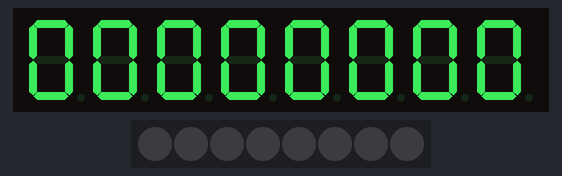
The sketch below on a simulated Arduino Uno, built with avr-gcc and run on an emulated ATmega328P. Parts: 8-digit seven-segment display, 8 RGB LEDs in strip order, left to right.

Above: at 0.1 s.
At 4.92 s:
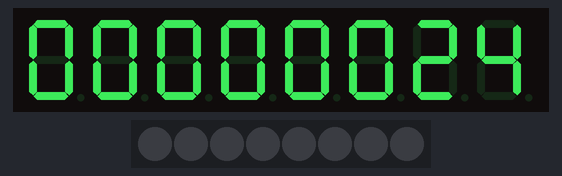
At 9.95 s:
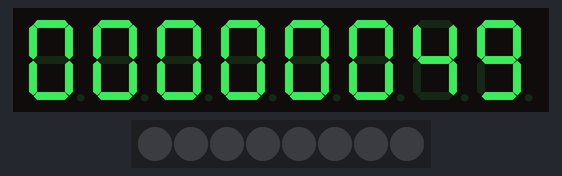
At 19.8 s:
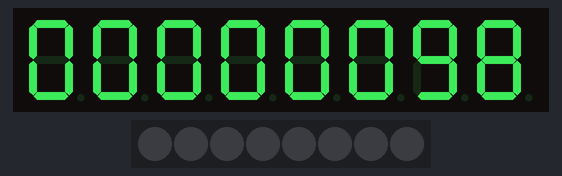
At 29.85 s:
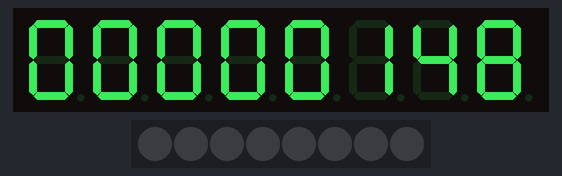
At 39.7 s:
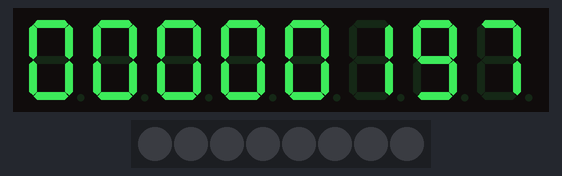

The sketch:

tm1638ex1.ino
```cpp
//需先上方Sketch->Include Libray->拉到最下看有沒tm1638-libray
//如果沒有Sketch->Include Libray->Add.ZIP libray

#include <TM1638.h>
// define a module on data pin 8, clock pin 7 and strobe pin 6
TM1638 module(8, 7, 6);  //定義DIO-8,CLK-7,STB-6
void setup() {

  // display a hexadecimal number and set the left 4 dots
  //module.setDisplayToHexNumber(0x1234ABCD, 0xF0);
   //module.setDisplayToHexNumber(0x1111, 0x00);//(16進位顯示,16進位小數點顯示位置)
    module.setDisplayToDecNumber(0, 0x00);//(10進位顯示,16進位小數點顯示位置)
}

void loop() {
  byte keys = module.getButtons();
  // light the first 4 red LEDs and the last 4 green LEDs as the buttons are pressed

  module.setLEDs(((keys & 0xF0) << 8) | (keys & 0xF));
  for (int i=0; i < 9999; i ++)
   {
     module.setDisplayToDecNumber(i, 0x00);//(10進位顯示,16進位小數點顯示位置)
     delay(200);        //延遲
   }

}
```
